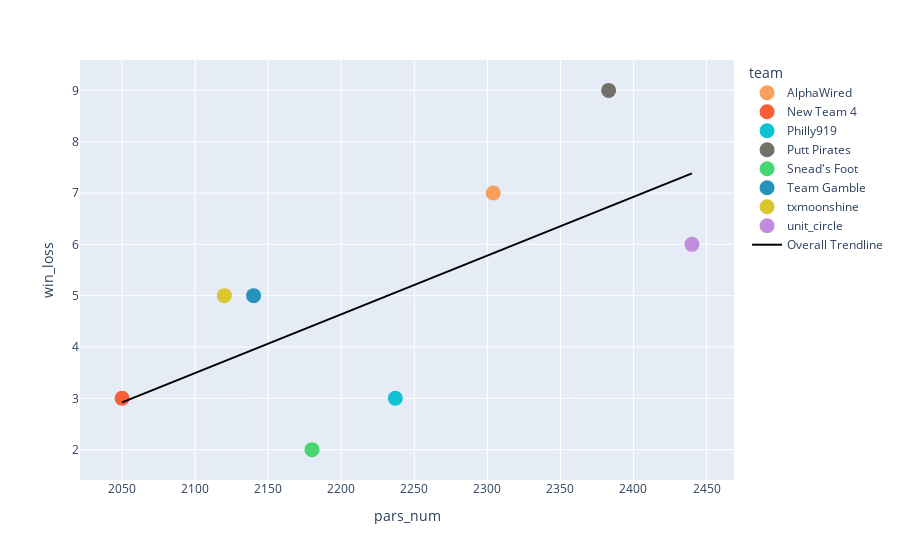
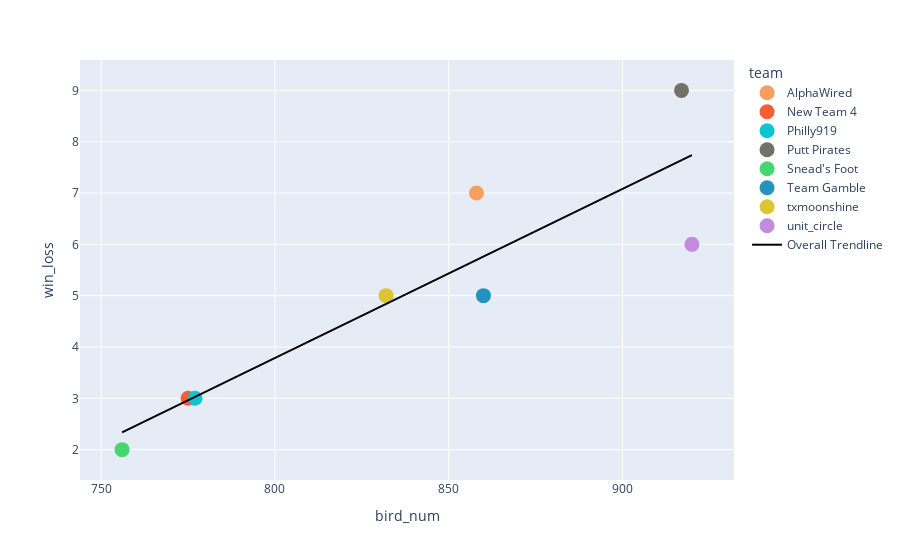
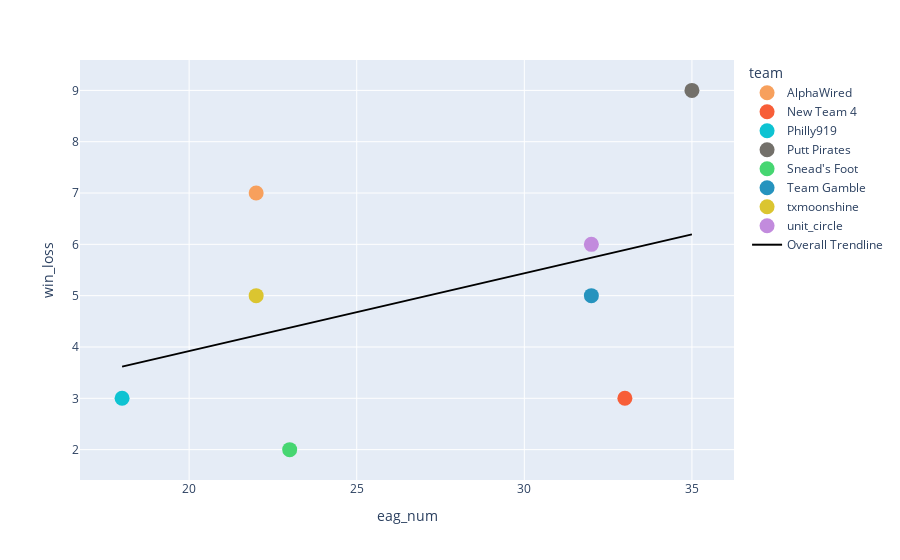
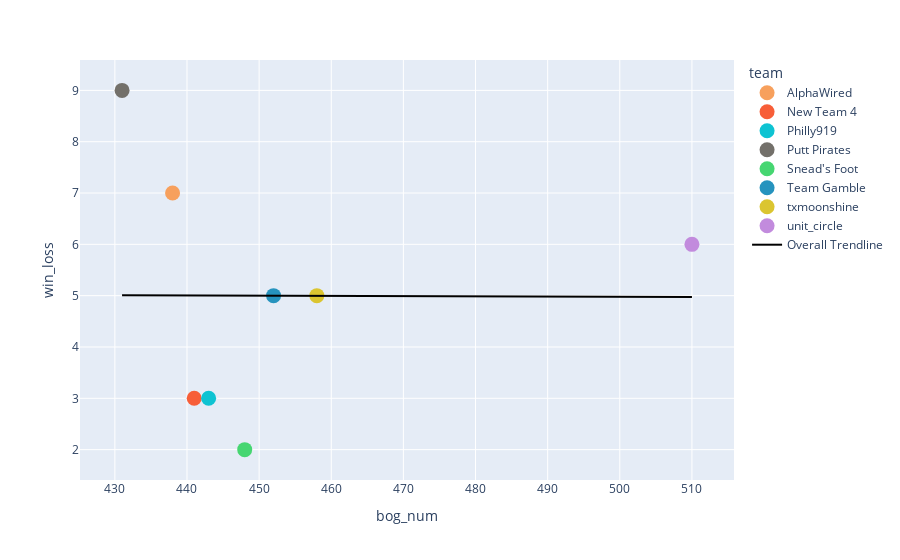

The notebook cell saved with these charts, in order:
### Code cell
### CORRELATION TO WINS BY STAT - SCATTER PLOTS WITH SLIDER / TOGGLE / RADIO BUTTON FOR EACH STAT


stats_to_compare = ['pars_num','bird_num','eag_num','bog_num','dbog_num','plc_pts','cuts_made','median_delta','pp_hole']

for stat in stats_to_compare:
    scatter_df = df.groupby(['team'],as_index=False)[[stat,'win_loss']].sum()
    fig = px.scatter(scatter_df,
              x=stat,
              y='win_loss',
              color='team',
              color_discrete_map=team_color,
              trendline='ols',trendline_scope='overall',trendline_color_override='black',
              ).update_traces(marker=dict(size=15,line_color='black'))
    results = px.get_trendline_results(fig).px_fit_results.iloc[0].rsquared
    print(stat)
    print(f"R-Squared Value: {results:.2f}")
    print(fig.show())

### Figure 1 — Plotly figure (JSON) as saved in the notebook; plotly's stock layout.template omitted (floating-point values rounded to 4 significant figures)
{"data": [{"hovertemplate": "team=AlphaWired<br>pars_num=%{x}<br>win_loss=%{y}<extra></extra>", "legendgroup": "AlphaWired", "marker": {"color": "rgb(247,160,93)", "line": {"color": "black"}, "size": 15, "symbol": "circle"}, "mode": "markers", "name": "AlphaWired", "orientation": "v", "showlegend": true, "type": "scatter", "x": [2304], "xaxis": "x", "y": [7], "yaxis": "y"}, {"hovertemplate": "team=New Team 4<br>pars_num=%{x}<br>win_loss=%{y}<extra></extra>", "legendgroup": "New Team 4", "marker": {"color": "rgb(247,94,56)", "line": {"color": "black"}, "size": 15, "symbol": "circle"}, "mode": "markers", "name": "New Team 4", "orientation": "v", "showlegend": true, "type": "scatter", "x": [2050], "xaxis": "x", "y": [3], "yaxis": "y"}, {"hovertemplate": "team=Philly919<br>pars_num=%{x}<br>win_loss=%{y}<extra></extra>", "legendgroup": "Philly919", "marker": {"color": "rgb(14,195,210)", "line": {"color": "black"}, "size": 15, "symbol": "circle"}, "mode": "markers", "name": "Philly919", "orientation": "v", "showlegend": true, "type": "scatter", "x": [2237], "xaxis": "x", "y": [3], "yaxis": "y"}, {"hovertemplate": "team=Putt Pirates<br>pars_num=%{x}<br>win_loss=%{y}<extra></extra>", "legendgroup": "Putt Pirates", "marker": {"color": "rgb(115,112,106)", "line": {"color": "black"}, "size": 15, "symbol": "circle"}, "mode": "markers", "name": "Putt Pirates", "orientation": "v", "showlegend": true, "type": "scatter", "x": [2383], "xaxis": "x", "y": [9], "yaxis": "y"}, {"hovertemplate": "team=Snead's Foot<br>pars_num=%{x}<br>win_loss=%{y}<extra></extra>", "legendgroup": "Snead's Foot", "marker": {"color": "rgb(70,214,113)", "line": {"color": "black"}, "size": 15, "symbol": "circle"}, "mode": "markers", "name": "Snead's Foot", "orientation": "v", "showlegend": true, "type": "scatter", "x": [2180], "xaxis": "x", "y": [2], "yaxis": "y"}, {"hovertemplate": "team=Team Gamble<br>pars_num=%{x}<br>win_loss=%{y}<extra></extra>", "legendgroup": "Team Gamble", "marker": {"color": "rgb(38,147,190)", "line": {"color": "black"}, "size": 15, "symbol": "circle"}, "mode": "markers", "name": "Team Gamble", "orientation": "v", "showlegend": true, "type": "scatter", "x": [2140], "xaxis": "x", "y": [5], "yaxis": "y"}, {"hovertemplate": "team=txmoonshine<br>pars_num=%{x}<br>win_loss=%{y}<extra></extra>", "legendgroup": "txmoonshine", "marker": {"color": "rgb(219,197,48)", "line": {"color": "black"}, "size": 15, "symbol": "circle"}, "mode": "markers", "name": "txmoonshine", "orientation": "v", "showlegend": true, "type": "scatter", "x": [2120], "xaxis": "x", "y": [5], "yaxis": "y"}, {"hovertemplate": "team=unit_circle<br>pars_num=%{x}<br>win_loss=%{y}<extra></extra>", "legendgroup": "unit_circle", "marker": {"color": "rgb(194,139,221)", "line": {"color": "black"}, "size": 15, "symbol": "circle"}, "mode": "markers", "name": "unit_circle", "orientation": "v", "showlegend": true, "type": "scatter", "x": [2440], "xaxis": "x", "y": [6], "yaxis": "y"}, {"hovertemplate": "<b>OLS trendline</b><br>win_loss = 0.0114433 * pars_num + -20.5387<br>R<sup>2</sup>=0.441472<br><br>pars_num=%{x}<br>win_loss=%{y} <b>(trend)</b><extra></extra>", "legendgroup": "Overall Trendline", "line": {"color": "black"}, "marker": {"line": {"color": "black"}, "size": 15}, "mode": "lines", "name": "Overall Trendline", "showlegend": true, "type": "scatter", "x": [2050, 2120, 2140, 2180, 2237, 2304, 2383, 2440], "xaxis": "x", "y": [2.92, 3.721, 3.95, 4.408, 5.06, 5.827, 6.731, 7.383], "yaxis": "y"}], "layout": {"legend": {"title": {"text": "team"}, "tracegroupgap": 0}, "margin": {"t": 60}, "xaxis": {"anchor": "y", "domain": [0, 1], "title": {"text": "pars_num"}}, "yaxis": {"anchor": "x", "domain": [0, 1], "title": {"text": "win_loss"}}}}

### Figure 2 — Plotly figure (JSON) as saved in the notebook; plotly's stock layout.template omitted (floating-point values rounded to 4 significant figures)
{"data": [{"hovertemplate": "team=AlphaWired<br>bird_num=%{x}<br>win_loss=%{y}<extra></extra>", "legendgroup": "AlphaWired", "marker": {"color": "rgb(247,160,93)", "line": {"color": "black"}, "size": 15, "symbol": "circle"}, "mode": "markers", "name": "AlphaWired", "orientation": "v", "showlegend": true, "type": "scatter", "x": [858], "xaxis": "x", "y": [7], "yaxis": "y"}, {"hovertemplate": "team=New Team 4<br>bird_num=%{x}<br>win_loss=%{y}<extra></extra>", "legendgroup": "New Team 4", "marker": {"color": "rgb(247,94,56)", "line": {"color": "black"}, "size": 15, "symbol": "circle"}, "mode": "markers", "name": "New Team 4", "orientation": "v", "showlegend": true, "type": "scatter", "x": [775], "xaxis": "x", "y": [3], "yaxis": "y"}, {"hovertemplate": "team=Philly919<br>bird_num=%{x}<br>win_loss=%{y}<extra></extra>", "legendgroup": "Philly919", "marker": {"color": "rgb(14,195,210)", "line": {"color": "black"}, "size": 15, "symbol": "circle"}, "mode": "markers", "name": "Philly919", "orientation": "v", "showlegend": true, "type": "scatter", "x": [777], "xaxis": "x", "y": [3], "yaxis": "y"}, {"hovertemplate": "team=Putt Pirates<br>bird_num=%{x}<br>win_loss=%{y}<extra></extra>", "legendgroup": "Putt Pirates", "marker": {"color": "rgb(115,112,106)", "line": {"color": "black"}, "size": 15, "symbol": "circle"}, "mode": "markers", "name": "Putt Pirates", "orientation": "v", "showlegend": true, "type": "scatter", "x": [917], "xaxis": "x", "y": [9], "yaxis": "y"}, {"hovertemplate": "team=Snead's Foot<br>bird_num=%{x}<br>win_loss=%{y}<extra></extra>", "legendgroup": "Snead's Foot", "marker": {"color": "rgb(70,214,113)", "line": {"color": "black"}, "size": 15, "symbol": "circle"}, "mode": "markers", "name": "Snead's Foot", "orientation": "v", "showlegend": true, "type": "scatter", "x": [756], "xaxis": "x", "y": [2], "yaxis": "y"}, {"hovertemplate": "team=Team Gamble<br>bird_num=%{x}<br>win_loss=%{y}<extra></extra>", "legendgroup": "Team Gamble", "marker": {"color": "rgb(38,147,190)", "line": {"color": "black"}, "size": 15, "symbol": "circle"}, "mode": "markers", "name": "Team Gamble", "orientation": "v", "showlegend": true, "type": "scatter", "x": [860], "xaxis": "x", "y": [5], "yaxis": "y"}, {"hovertemplate": "team=txmoonshine<br>bird_num=%{x}<br>win_loss=%{y}<extra></extra>", "legendgroup": "txmoonshine", "marker": {"color": "rgb(219,197,48)", "line": {"color": "black"}, "size": 15, "symbol": "circle"}, "mode": "markers", "name": "txmoonshine", "orientation": "v", "showlegend": true, "type": "scatter", "x": [832], "xaxis": "x", "y": [5], "yaxis": "y"}, {"hovertemplate": "team=unit_circle<br>bird_num=%{x}<br>win_loss=%{y}<extra></extra>", "legendgroup": "unit_circle", "marker": {"color": "rgb(194,139,221)", "line": {"color": "black"}, "size": 15, "symbol": "circle"}, "mode": "markers", "name": "unit_circle", "orientation": "v", "showlegend": true, "type": "scatter", "x": [920], "xaxis": "x", "y": [6], "yaxis": "y"}, {"hovertemplate": "<b>OLS trendline</b><br>win_loss = 0.0329458 * bird_num + -22.5715<br>R<sup>2</sup>=0.808039<br><br>bird_num=%{x}<br>win_loss=%{y} <b>(trend)</b><extra></extra>", "legendgroup": "Overall Trendline", "line": {"color": "black"}, "marker": {"line": {"color": "black"}, "size": 15}, "mode": "lines", "name": "Overall Trendline", "showlegend": true, "type": "scatter", "x": [756, 775, 777, 832, 858, 860, 917, 920], "xaxis": "x", "y": [2.336, 2.961, 3.027, 4.839, 5.696, 5.762, 7.64, 7.739], "yaxis": "y"}], "layout": {"legend": {"title": {"text": "team"}, "tracegroupgap": 0}, "margin": {"t": 60}, "xaxis": {"anchor": "y", "domain": [0, 1], "title": {"text": "bird_num"}}, "yaxis": {"anchor": "x", "domain": [0, 1], "title": {"text": "win_loss"}}}}

### Figure 3 — Plotly figure (JSON) as saved in the notebook; plotly's stock layout.template omitted (floating-point values rounded to 4 significant figures)
{"data": [{"hovertemplate": "team=AlphaWired<br>eag_num=%{x}<br>win_loss=%{y}<extra></extra>", "legendgroup": "AlphaWired", "marker": {"color": "rgb(247,160,93)", "line": {"color": "black"}, "size": 15, "symbol": "circle"}, "mode": "markers", "name": "AlphaWired", "orientation": "v", "showlegend": true, "type": "scatter", "x": [22], "xaxis": "x", "y": [7], "yaxis": "y"}, {"hovertemplate": "team=New Team 4<br>eag_num=%{x}<br>win_loss=%{y}<extra></extra>", "legendgroup": "New Team 4", "marker": {"color": "rgb(247,94,56)", "line": {"color": "black"}, "size": 15, "symbol": "circle"}, "mode": "markers", "name": "New Team 4", "orientation": "v", "showlegend": true, "type": "scatter", "x": [33], "xaxis": "x", "y": [3], "yaxis": "y"}, {"hovertemplate": "team=Philly919<br>eag_num=%{x}<br>win_loss=%{y}<extra></extra>", "legendgroup": "Philly919", "marker": {"color": "rgb(14,195,210)", "line": {"color": "black"}, "size": 15, "symbol": "circle"}, "mode": "markers", "name": "Philly919", "orientation": "v", "showlegend": true, "type": "scatter", "x": [18], "xaxis": "x", "y": [3], "yaxis": "y"}, {"hovertemplate": "team=Putt Pirates<br>eag_num=%{x}<br>win_loss=%{y}<extra></extra>", "legendgroup": "Putt Pirates", "marker": {"color": "rgb(115,112,106)", "line": {"color": "black"}, "size": 15, "symbol": "circle"}, "mode": "markers", "name": "Putt Pirates", "orientation": "v", "showlegend": true, "type": "scatter", "x": [35], "xaxis": "x", "y": [9], "yaxis": "y"}, {"hovertemplate": "team=Snead's Foot<br>eag_num=%{x}<br>win_loss=%{y}<extra></extra>", "legendgroup": "Snead's Foot", "marker": {"color": "rgb(70,214,113)", "line": {"color": "black"}, "size": 15, "symbol": "circle"}, "mode": "markers", "name": "Snead's Foot", "orientation": "v", "showlegend": true, "type": "scatter", "x": [23], "xaxis": "x", "y": [2], "yaxis": "y"}, {"hovertemplate": "team=Team Gamble<br>eag_num=%{x}<br>win_loss=%{y}<extra></extra>", "legendgroup": "Team Gamble", "marker": {"color": "rgb(38,147,190)", "line": {"color": "black"}, "size": 15, "symbol": "circle"}, "mode": "markers", "name": "Team Gamble", "orientation": "v", "showlegend": true, "type": "scatter", "x": [32], "xaxis": "x", "y": [5], "yaxis": "y"}, {"hovertemplate": "team=txmoonshine<br>eag_num=%{x}<br>win_loss=%{y}<extra></extra>", "legendgroup": "txmoonshine", "marker": {"color": "rgb(219,197,48)", "line": {"color": "black"}, "size": 15, "symbol": "circle"}, "mode": "markers", "name": "txmoonshine", "orientation": "v", "showlegend": true, "type": "scatter", "x": [22], "xaxis": "x", "y": [5], "yaxis": "y"}, {"hovertemplate": "team=unit_circle<br>eag_num=%{x}<br>win_loss=%{y}<extra></extra>", "legendgroup": "unit_circle", "marker": {"color": "rgb(194,139,221)", "line": {"color": "black"}, "size": 15, "symbol": "circle"}, "mode": "markers", "name": "unit_circle", "orientation": "v", "showlegend": true, "type": "scatter", "x": [32], "xaxis": "x", "y": [6], "yaxis": "y"}, {"hovertemplate": "<b>OLS trendline</b><br>win_loss = 0.151579 * eag_num + 0.888421<br>R<sup>2</sup>=0.179501<br><br>eag_num=%{x}<br>win_loss=%{y} <b>(trend)</b><extra></extra>", "legendgroup": "Overall Trendline", "line": {"color": "black"}, "marker": {"line": {"color": "black"}, "size": 15}, "mode": "lines", "name": "Overall Trendline", "showlegend": true, "type": "scatter", "x": [18, 22, 22, 23, 32, 32, 33, 35], "xaxis": "x", "y": [3.617, 4.223, 4.223, 4.375, 5.739, 5.739, 5.891, 6.194], "yaxis": "y"}], "layout": {"legend": {"title": {"text": "team"}, "tracegroupgap": 0}, "margin": {"t": 60}, "xaxis": {"anchor": "y", "domain": [0, 1], "title": {"text": "eag_num"}}, "yaxis": {"anchor": "x", "domain": [0, 1], "title": {"text": "win_loss"}}}}

### Figure 4 — Plotly figure (JSON) as saved in the notebook; plotly's stock layout.template omitted (floating-point values rounded to 4 significant figures)
{"data": [{"hovertemplate": "team=AlphaWired<br>bog_num=%{x}<br>win_loss=%{y}<extra></extra>", "legendgroup": "AlphaWired", "marker": {"color": "rgb(247,160,93)", "line": {"color": "black"}, "size": 15, "symbol": "circle"}, "mode": "markers", "name": "AlphaWired", "orientation": "v", "showlegend": true, "type": "scatter", "x": [438], "xaxis": "x", "y": [7], "yaxis": "y"}, {"hovertemplate": "team=New Team 4<br>bog_num=%{x}<br>win_loss=%{y}<extra></extra>", "legendgroup": "New Team 4", "marker": {"color": "rgb(247,94,56)", "line": {"color": "black"}, "size": 15, "symbol": "circle"}, "mode": "markers", "name": "New Team 4", "orientation": "v", "showlegend": true, "type": "scatter", "x": [441], "xaxis": "x", "y": [3], "yaxis": "y"}, {"hovertemplate": "team=Philly919<br>bog_num=%{x}<br>win_loss=%{y}<extra></extra>", "legendgroup": "Philly919", "marker": {"color": "rgb(14,195,210)", "line": {"color": "black"}, "size": 15, "symbol": "circle"}, "mode": "markers", "name": "Philly919", "orientation": "v", "showlegend": true, "type": "scatter", "x": [443], "xaxis": "x", "y": [3], "yaxis": "y"}, {"hovertemplate": "team=Putt Pirates<br>bog_num=%{x}<br>win_loss=%{y}<extra></extra>", "legendgroup": "Putt Pirates", "marker": {"color": "rgb(115,112,106)", "line": {"color": "black"}, "size": 15, "symbol": "circle"}, "mode": "markers", "name": "Putt Pirates", "orientation": "v", "showlegend": true, "type": "scatter", "x": [431], "xaxis": "x", "y": [9], "yaxis": "y"}, {"hovertemplate": "team=Snead's Foot<br>bog_num=%{x}<br>win_loss=%{y}<extra></extra>", "legendgroup": "Snead's Foot", "marker": {"color": "rgb(70,214,113)", "line": {"color": "black"}, "size": 15, "symbol": "circle"}, "mode": "markers", "name": "Snead's Foot", "orientation": "v", "showlegend": true, "type": "scatter", "x": [448], "xaxis": "x", "y": [2], "yaxis": "y"}, {"hovertemplate": "team=Team Gamble<br>bog_num=%{x}<br>win_loss=%{y}<extra></extra>", "legendgroup": "Team Gamble", "marker": {"color": "rgb(38,147,190)", "line": {"color": "black"}, "size": 15, "symbol": "circle"}, "mode": "markers", "name": "Team Gamble", "orientation": "v", "showlegend": true, "type": "scatter", "x": [452], "xaxis": "x", "y": [5], "yaxis": "y"}, {"hovertemplate": "team=txmoonshine<br>bog_num=%{x}<br>win_loss=%{y}<extra></extra>", "legendgroup": "txmoonshine", "marker": {"color": "rgb(219,197,48)", "line": {"color": "black"}, "size": 15, "symbol": "circle"}, "mode": "markers", "name": "txmoonshine", "orientation": "v", "showlegend": true, "type": "scatter", "x": [458], "xaxis": "x", "y": [5], "yaxis": "y"}, {"hovertemplate": "team=unit_circle<br>bog_num=%{x}<br>win_loss=%{y}<extra></extra>", "legendgroup": "unit_circle", "marker": {"color": "rgb(194,139,221)", "line": {"color": "black"}, "size": 15, "symbol": "circle"}, "mode": "markers", "name": "unit_circle", "orientation": "v", "showlegend": true, "type": "scatter", "x": [510], "xaxis": "x", "y": [6], "yaxis": "y"}, {"hovertemplate": "<b>OLS trendline</b><br>win_loss = -0.000470381 * bog_num + 5.21291<br>R<sup>2</sup>=0.000025<br><br>bog_num=%{x}<br>win_loss=%{y} <b>(trend)</b><extra></extra>", "legendgroup": "Overall Trendline", "line": {"color": "black"}, "marker": {"line": {"color": "black"}, "size": 15}, "mode": "lines", "name": "Overall Trendline", "showlegend": true, "type": "scatter", "x": [431, 438, 441, 443, 448, 452, 458, 510], "xaxis": "x", "y": [5.01, 5.007, 5.005, 5.005, 5.002, 5.0, 4.997, 4.973], "yaxis": "y"}], "layout": {"legend": {"title": {"text": "team"}, "tracegroupgap": 0}, "margin": {"t": 60}, "xaxis": {"anchor": "y", "domain": [0, 1], "title": {"text": "bog_num"}}, "yaxis": {"anchor": "x", "domain": [0, 1], "title": {"text": "win_loss"}}}}
